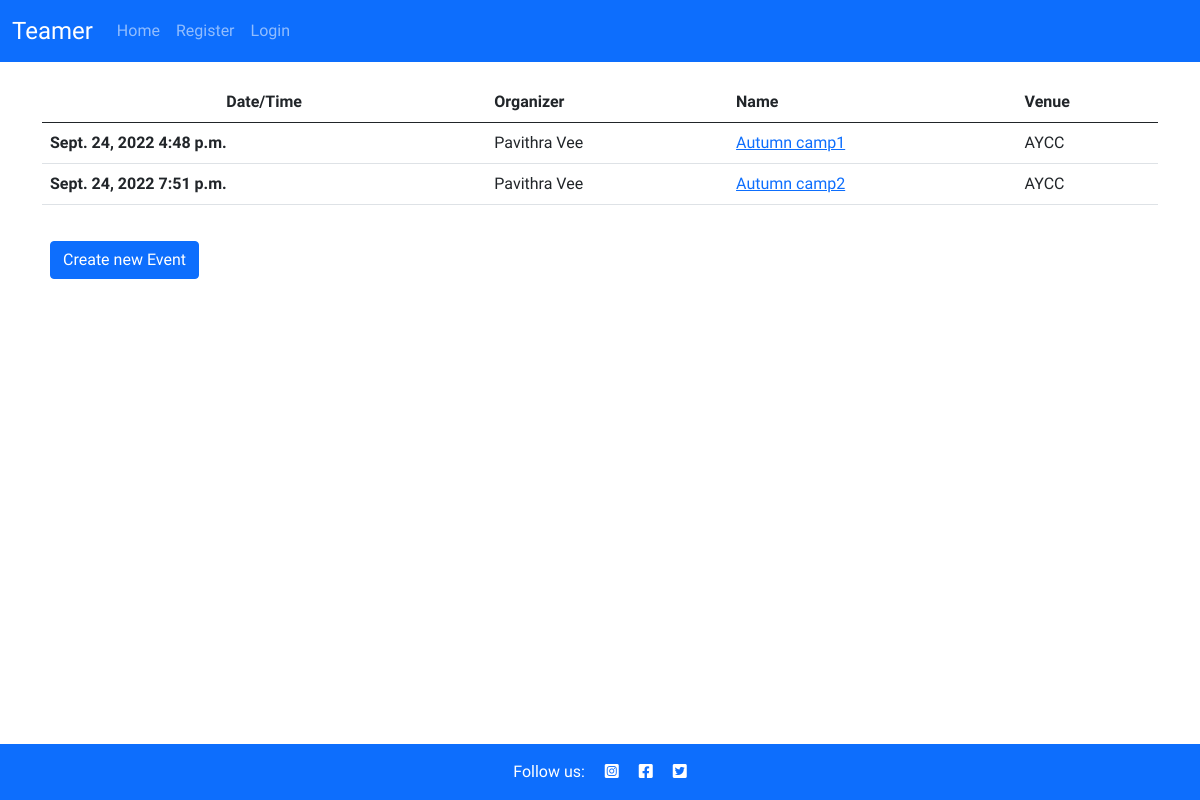
Page /event/ on the earlier database version.
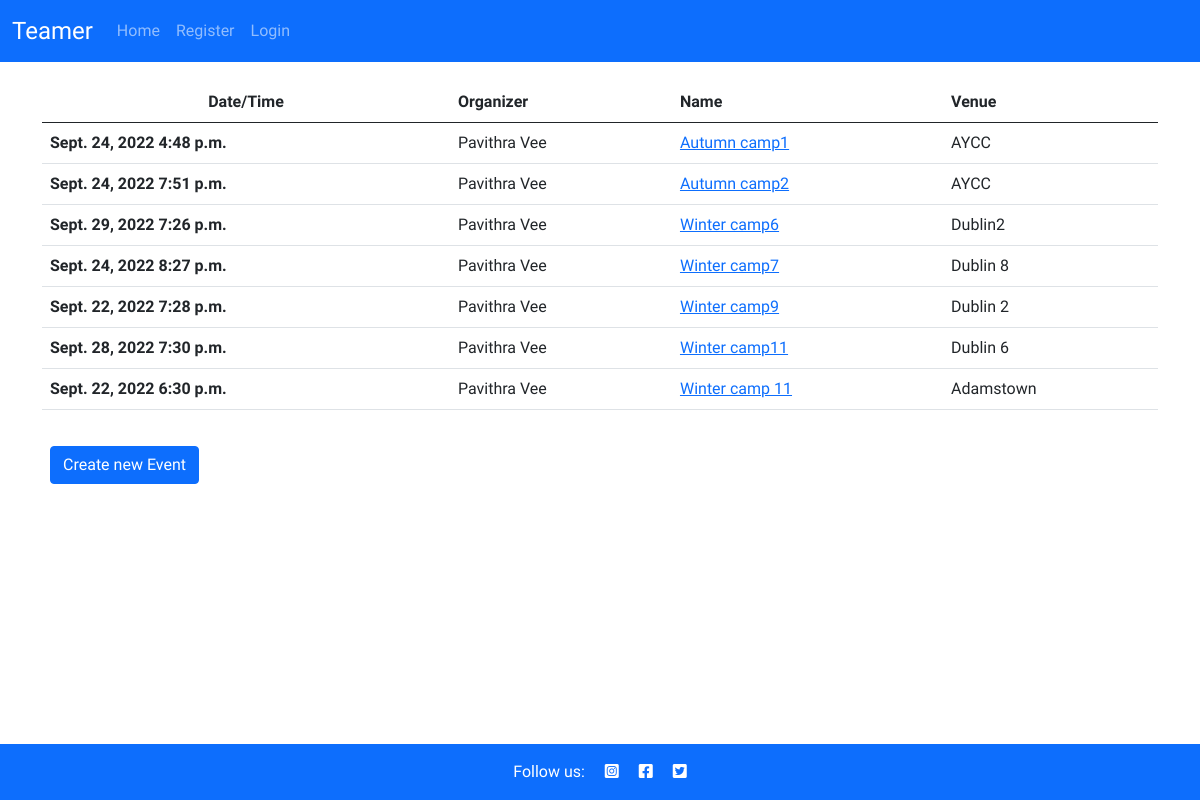
Same page on the later database version.
### club/models.py (models this page shows, shortened)
class Event(models.Model):
    name = models.CharField(max_length=50, null=False, blank=False)
    place = models.CharField(max_length=50, null=False, blank=False)
    date = models.DateField()
    time = models.TimeField()
    created_by = models.ForeignKey(
        Member, on_delete=models.CASCADE, related_name="owner"
        )
    members = models.ManyToManyField(
        Member, related_name='players_in_event', blank=True
        )

class Member(models.Model):
    first_name = models.CharField(max_length=50, null=False, blank=False)
    last_name = models.CharField(max_length=50, null=False, blank=False)
    email = models.CharField(max_length=50, null=False, blank=False)
    phone_number = models.CharField(max_length=12)
    user = models.OneToOneField(
        User, on_delete=models.CASCADE, primary_key=True
        )
    def __str__(self):
        return self.first_name + ' ' + self.last_name

### club/views.py (the view)
# urls.py: path('event/', get_events, name='events-page'),
def get_events(request):
    if request.method == 'POST':
        name = request.POST.get('name')
        place = request.POST.get('place')
        date = request.POST.get('date')
        time = request.POST.get('time')
        Event.objects.create(name=name, place=place, date=date, time=time)
    events = Event.objects.all()
    context = {
        'events': events
    }
    return render(request, 'event/event.html', context)

### club/templates/event/event.html
{% extends "base.html" %}
{% load static %}
{% block content %}
<div class="event-schedule-area-two" style="margin-top: 20px;">
    <div class="container container-custom">
        <div class="row">
            <div class="col-lg-12">
                <div class="tab-content" id="myTabContent">
                    <div class="tab-pane fade active show" id="home" role="tabpanel">
                        <div class="table-responsive">
                            <table class="table">
                                <thead>
                                    <tr>
                                        <th class="text-center" scope="col">Date/Time</th>
                                        <th scope="col">Organizer</th>
                                        <th scope="col">Name</th>
                                        <th scope="col">Venue</th>
                                    </tr>
                                </thead>
                                <tbody>
                                    {% for event in events %}
                                    <tr class="inner-box">
                                        <th scope="row">
                                            <span>{{ event.date  }} {{ event.time  }}</span>
                                        </th>
                                        <td>
                                            <span>{{ event.created_by  }}</span>
                                        </td>
                                        <td>
                                            <span><a  href="{% url 'get_event_details' event.id %}">{{ event.name  }}</a></span>
                                        </td>
                                        <td>
                                            <span>{{ event.place  }}</span>
                                        </td>
                                    </tr>
                                    {% endfor %}
                                </tbody>
                            </table>
                        </div>
                    </div>
                </div>
            </div>
        </div>
    </div>
</div>
<div class="container container-custom" style="padding: 20px;">
  <a href="/addevent" class="btn btn-primary">Create new Event</a>
</div>
{%endblock%}

### club/templates/base.html (shortened to what this page needs)
{% load static %}
<!DOCTYPE html>
<html class="h-100" lang="en">
<head>
    <link rel="stylesheet" href="https://cdnjs.cloudflare.com/ajax/libs/font-awesome/5.15.3/css/all.min.css">
    <link href="https://cdn.jsdelivr.net/npm/bootstrap@5.0.1/dist/css/bootstrap.min.css" rel="stylesheet"
>
    <link rel="stylesheet" href="{% static 'css/style.css' %}">
</head>
<body class="d-flex flex-column h-100 main-bg custom-bg">
    <nav class="navbar navbar-expand-lg navbar-dark bg-primary" style="background-color: #0077b6;">
        <div class="container-fluid">
            <a class="navbar-brand" style="font-size: x-large; color: white;" href="{% url 'home' %}"><span class="brand">Teamer</span></a>
            <div class="collapse navbar-collapse" id="navbarText">
                <ul class="navbar-nav me-auto mb-2 mb-lg-0">
                    <li class="nav-item">
                        <a class="nav-link" aria-current="page" href="{% url 'home' %}">Home</a>
                    </li>
                    {% if user.is_authenticated %}
                    <li class="nav-item">
                        <a class="nav-link" href="/member">Members</a>
                    </li>
                    <li class="nav-item">
                        <a class="nav-link" href="/event">Events</a>
                    </li>
                    <li class="nav-item">
                        <a class="nav-link" href="{% url 'account_logout' %}">Logout</a>
                    </li>
                    {% else %}
                    <li class="nav-item">
                        <a class="nav-link" href="{% url 'account_signup' %}">Register</a>
                    </li>
                    <li class="nav-item">
                        <a class="nav-link" href="{% url 'account_login' %}">Login</a>
                    </li>
                    {% endif %}
                </ul>
            </div>
        </div>
    </nav>
    <main class="flex-shrink-0 main-bg">
        {% block content %}{% endblock content %}
    </main>
    <footer class="footer mt-auto py-3 bg-primary">
        <p class="m-0 text-center text-white">Follow us:
            <a href="https://www.instagram.com" target="_blank" rel="noopener"
            aria-label="Visit our Instagram page"> <i class="fab fa-instagram-square ms-3 text-white"></i></a>
            <a href="https://www.facebook.com" target="_blank" rel="noopener"
            aria-label="Visit our Facebook page for more"><i class="fab fa-facebook-square ms-3 text-white"></i></a>
            <a href="https://www.twitter.com" target="_blank" rel="noopener"
            aria-label="Visit our Twitter page for more"><i class="fab fa-twitter-square ms-3 text-white"></i></a>
            </p>
    </footer>
</body>
</html>

### static/css/style.css (style rules this page uses)
* { margin: 0; padding: 0; border: none; }
body { font-family: raleway, sans-serif; font-weight: 300; }
footer { bottom: 0; background-color: #0077b6; width: 100%; }

Differences in the rows shown:
added Event: date "Sept. 29, 2022", time "7:26 p.m.", created_by "Pavithra Vee", name "Winter camp6", place "Dublin2"
added Event: date "Sept. 24, 2022", time "8:27 p.m.", created_by "Pavithra Vee", name "Winter camp7", place "Dublin 8"
added Event: date "Sept. 22, 2022", time "7:28 p.m.", created_by "Pavithra Vee", name "Winter camp9", place "Dublin 2"
added Event: date "Sept. 28, 2022", time "7:30 p.m.", created_by "Pavithra Vee", name "Winter camp11", place "Dublin 6"
added Event: date "Sept. 22, 2022", time "6:30 p.m.", created_by "Pavithra Vee", name "Winter camp 11", place "Adamstown"
